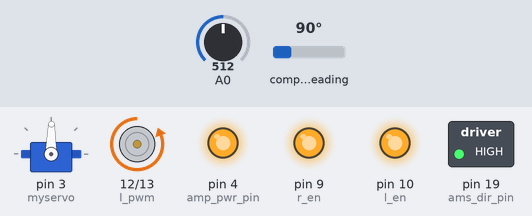
A sketch run on a simulated Arduino Uno, built with avr-gcc and run on an emulated ATmega328P. Shown: servo, motor-driver pin pairs drawn as motors (green arrow = first pin HIGH = forward, orange = second pin HIGH = backward, longer = more drive), switched loads named in the sketch (green lamp = pin HIGH), output pins drawn as LEDs (lit = HIGH). The inputs (shaded band) are chosen by the test bench; at power-on: compass heading 90°, A0 = 512. What the sketch prints to the serial monitor is not drawn.

Above: at 1.2 s.
1.3 s: compass heading set to 7°
At 3.3 s:
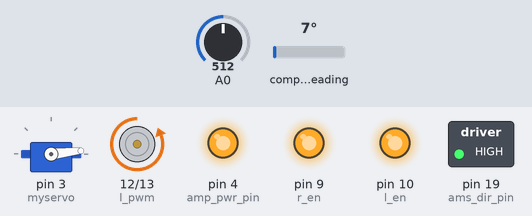
4.1 s: compass heading set to 180°
At 4.7 s:
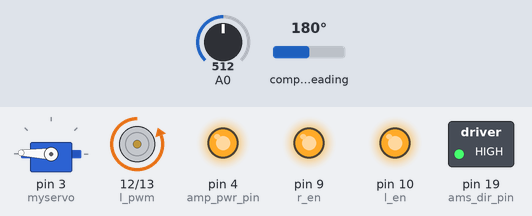
5.6 s: compass heading set to 269°
At 6.8 s:
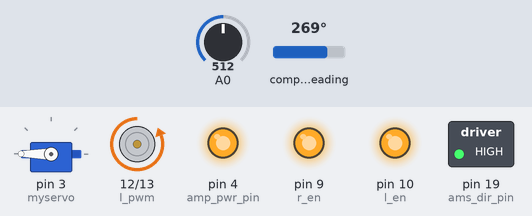
7.1 s: compass heading set to 90°
At 8.2 s:
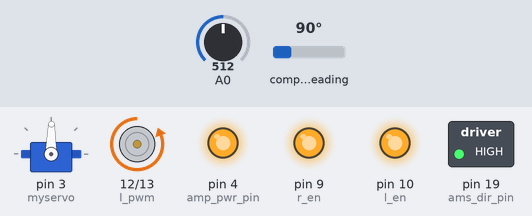
11.6 s: compass heading set to 352°
At 12.8 s:
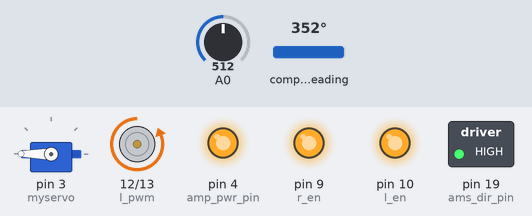
Timing chart, 0 to 14.1 s (numbered marks = the images above; inputs shaded):
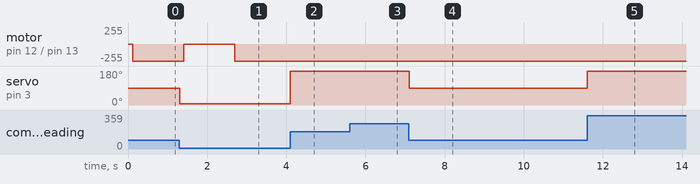

The sketch:

feedback_joystick.ino
```cpp
#include <Wire.h>
#include <AS5600.h>
#include <Servo.h>
#include <Average.h>

Average<float> ave(3);

Servo myservo;
AMS_5600 ams5600;

int r_en = 9;
int l_en = 10;
int r_pwm = 13;
int l_pwm = 12;
int ams_dir_pin = 19;
int amp_pwr_pin = 4;

int current_power = 0;
int requested_power = 0;

float angle = 0;
float last_angle = 0;
float absolute_angle = 0;
int revolutions = 0;

float elapsed_time = 0;
float time = 0;
float last_time = 0;
float rad_to_deg = 180 / 3.141592654;

float PID = 0;
float error = 0;
float previous_error = 0;
float desired_angle = 180;

float pid_p = 0;
float pid_i = 0;
float pid_d = 0;

// double kp = 5.5; //3  // 2.1
// double ki = 0.000008; //0.002 // 0.00008
// double kd = 1.12; //0.4 // 0.8

// works perfectly for pwm test board (code_robot drive)
double p_val = 2.9;
double i_val = 0.006;
double d_val = 0.6;

/*
  double kp = 4.1;
  double ki = 0.0005;
  double kd = 1.1;
*/

void setup() {
  pinMode(r_en, OUTPUT);
  pinMode(l_en, OUTPUT);
  pinMode(r_pwm, OUTPUT);
  pinMode(l_pwm, OUTPUT);
  pinMode(amp_pwr_pin, OUTPUT);
  pinMode(ams_dir_pin, OUTPUT);
  digitalWrite(ams_dir_pin, HIGH);
  digitalWrite(amp_pwr_pin, HIGH);
  myservo.attach(3);

  Serial.begin(115200);
  Serial.println("PID , desired_angle, absolute_angle;");

  Wire.begin();
  if (ams5600.detectMagnet() == 0 ) {
    while (1) {
      if (ams5600.detectMagnet() == 1 ) {
        // Serial.print("Current Magnitude: ");
        // Serial.println(ams5600.getMagnitude());
        break;
      }
      else {
        Serial.println("Can not detect magnet");
      }
      delay(1000);
    }
  }

  time = millis();
  enable();
}

void loop() {
  time = millis();
  elapsed_time = (time - last_time) / 1000;

  int sensorValue = analogRead(A0);
  ave.push(sensorValue);

  int feedback_pwr = map(ave.mean(),130,650, 160, 30);
  // int actuator_error = pos - pos_read;
  desired_angle = feedback_pwr;

  /*
  if (Serial.available() > 0)  {
    int tmp_goal = Serial.parseInt();
    if (tmp_goal > 0) {
      desired_angle = tmp_goal;
    }
  }
  */

  angle = ams5600.getRawAngle() * 0.087;

  if (last_angle - angle > 300 ) {
    revolutions += 1;
  }
  if (last_angle - angle < -300 ) {
    revolutions -= 1;
  }
  last_angle = angle;
  absolute_angle = angle + (revolutions * 360);


  error = absolute_angle - desired_angle + feedback_pwr;
  pid_p = p_val * error;

  //pid_i = pid_i + (i_val * error);


  if (abs(error) < 20)
  {
    pid_i = pid_i + (i_val * error);
  }
  else {
    pid_i = 0;
  }


  pid_d = d_val * ((error - previous_error) / elapsed_time);
  PID = pid_p + pid_i + pid_d;

  PID = constrain(PID, -100, 100);

  drive(PID);


  myservo.write(absolute_angle);

  // Serial.print(PID);
  // Serial.print(",");
  Serial.print(desired_angle);
  Serial.print(",");
  // Serial.print(feedback_pwr);
  // Serial.print(",");
  Serial.println(absolute_angle);


  previous_error = error;
  last_time = time;
}

void disable() {
  digitalWrite(l_en, LOW);
  digitalWrite(r_en, LOW);
}

void enable() {
  digitalWrite(l_en, HIGH);
  digitalWrite(r_en, HIGH);
}

void drive(int requested_power) {
  requested_power = constrain(requested_power, -100, 100) * -1 ;

  if (requested_power > current_power) {
    current_power += 1;
  }
  if (requested_power < current_power) {
    current_power -= 1;
  }
  if (current_power > 0) {
    digitalWrite(r_pwm, LOW);
    analogWrite(l_pwm, map(current_power, 0, 100, 0, 255));
  }
  else if (current_power < 0) {
    digitalWrite(l_pwm, LOW);
    analogWrite(r_pwm, map(current_power, 0, -100, 0, 255));
  }
  else {
    digitalWrite(l_pwm, LOW);
    digitalWrite(r_pwm, LOW);
  }
  if (requested_power == current_power) {
    return;
  }
  //  delay(1);
  delayMicroseconds(500); // ramp dampening for motor and driver protection
}
```

Measured:
- after the input at 1.3 s, motor on pin 12 (l_pwm) / pin 13 (r_pwm): backward 255/255 → stopped after 0.11 s, → backward 255/255 1.3 s later; servo on pin 3 (myservo): 89° → 6° at once
- after the input at 4.1 s, servo on pin 3 (myservo): 6° → 178° at once
- after the input at 5.6 s, servo on pin 3 (myservo): 178° → 180° at once
- after the input at 7.1 s, servo on pin 3 (myservo): 180° → 89° at once
- after the input at 11.6 s, servo on pin 3 (myservo): 89° → 180° at once
